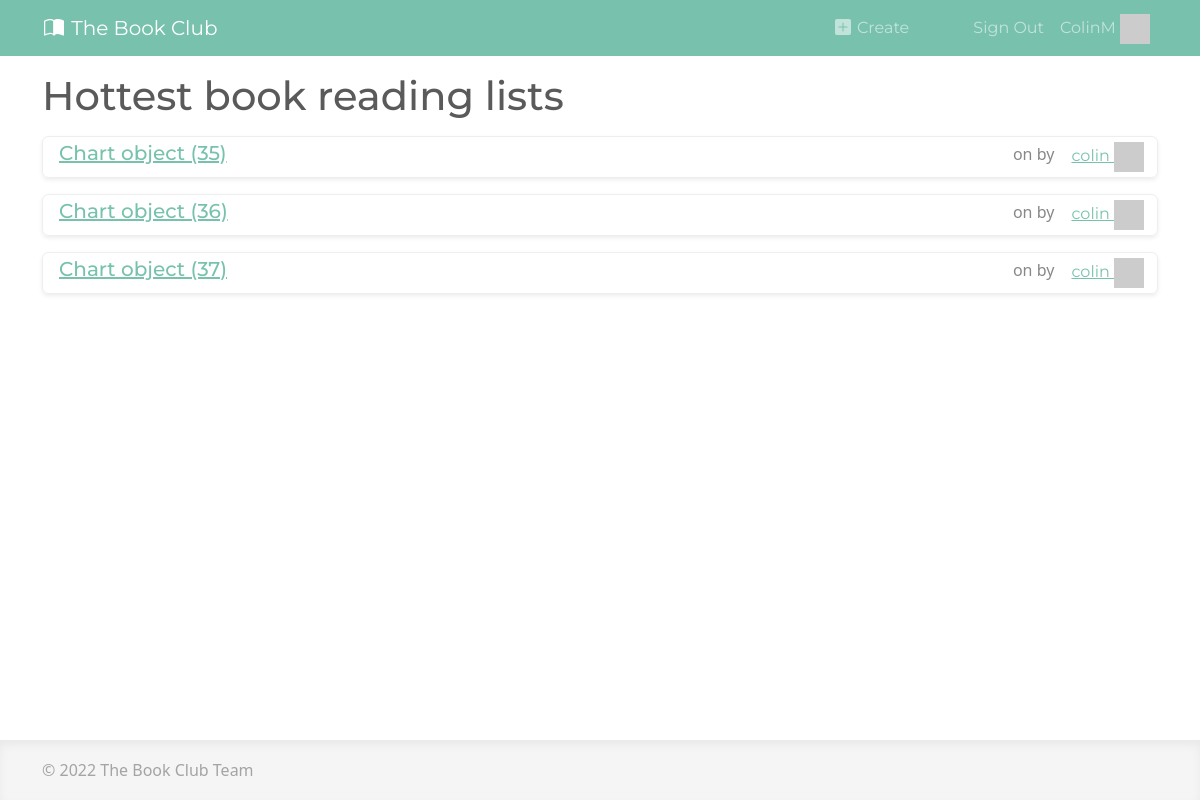
Screenshot of / (signed in) with the database file from the repository.
### apps/accounts/models.py (models this page shows)
class User(AbstractUser):
    bio = models.TextField()
    def gravatar(self, size=None):
        GRAVATAR_URL = 'https://gravatar.com/avatar/%s?d=identicon%s'
        email = str(self.email).strip().lower()
        digest = hashlib.md5(email.encode('utf-8')).hexdigest()
        if size:
            size_str = '&s=%i' % size
        else:
            size_str = ''
        return GRAVATAR_URL % (digest, size_str)

### apps/core/models.py (models this page shows)
class Chart(models.Model):
    creator_user= models.ForeignKey(
        User,
        on_delete=models.CASCADE,
    )
    chart_type = models.CharField(max_length=15, choices=CHARTS)
    day = models.CharField(max_length = 2, default='01')
    month = models.CharField(max_length = 15, choices= MONTH)
    year = models.CharField(max_length = 15, choices= YEAR)
    stateAbr = models.CharField(max_length=2)
    filter_field = models.CharField(max_length = 40,choices=DATA_FIELDS)
    plot_entry = models.TextField()

### apps/core/views.py (the view)
# urls.py: path('', views.reading_list_home, name="home"),
def reading_list_home(request):
    plots_svg = []
    charts = Chart.objects.all()
    for chart in charts:
        plot_svg = chart.plot_entry
        plots_svg.append(plot_svg)
    page_number = request.GET.get('page', 1)
    paginator = Paginator(charts, 4)
    results_page = paginator.page(page_number)
    context = {
        'results_page': results_page,
        'rendered_chart' : plots_svg,
    }
    return render(request, 'pages/home.html', context)

### apps/core/holding-zone/templates/pages/home.html (shortened to what this page needs)
{% extends "base.html" %}
{% block content %}
<h1>Hottest book reading lists</h1>
{% include "snippets/reading_lists.html" %}
{% endblock content %}

### apps/core/holding-zone/templates/snippets/navbar.html (shortened to what this page needs)
<nav class="navbar navbar-expand-md navbar-dark bg-primary text-light">
    <div class="container">
        <a class="navbar-brand" href="/">
            The Book Club
        </a>
        <div class="collapse navbar-collapse" id="navbarSupportedContent">
            <ul class="navbar-nav ms-auto">
                {% if request.user.is_authenticated %}
                    <li class="nav-item me-5">
                        <a href="/list/create/" class="nav-link">
                            Create
                        </a>
                    </li>
                    <li class="nav-item">
                        <a class="nav-link" href="{% url 'logout' %}" >Sign Out</a>
                    </li>
                    <li class="nav-item">
                        <a class="nav-link" href="{% url 'view_profile' request.user %}" >
                            {{ request.user }}
                            <img src="{{ user.gravatar }}" class="navbar-avatar" />
                        </a>
                    </li>
                {% endif %}
            </ul>
        </div>
    </div>
</nav>

### apps/core/holding-zone/templates/snippets/reading_lists.html (shortened to what this page needs)
{% load django_bootstrap5 %}
{% for rl in results_page %}
    <div class="d-flex justify-content-between mt-3 border rounded shadow-sm">
        <div class="ms-3 mt-1 mb-1 position-relative">
            <h5><a href="/list/{{ rl.id }}/" class="stretched-link">{{ rl }} </a></h5>
        </div>
        <div>
            on {{ rl.created|date:"F jS Y" }} by
            <a class="btn btn-link" href="{% url "view_profile" rl.creator_user.username %}">
                {{ rl.creator_user }}
                <img src="{{ rl.creator_user.gravatar }}" class="navbar-avatar" />
            </a>
        </div>
    </div>
{% empty %}
    <p>No reading lists... yet!</p>
{% endfor %}

### apps/core/static/css/custom.css (style rules this page uses)
html { position: relative; min-height: 100%; }
body { margin-bottom: 150px; }
.navbar-avatar { height: 30px; margin-top: -10px; margin-bottom: -10px; }

### rows the page displays
User: user "ColinM"
Chart: id "Chart object (35)", creator_user "colin"
Chart: id "Chart object (36)", creator_user "colin"
Chart: id "Chart object (37)", creator_user "colin"
